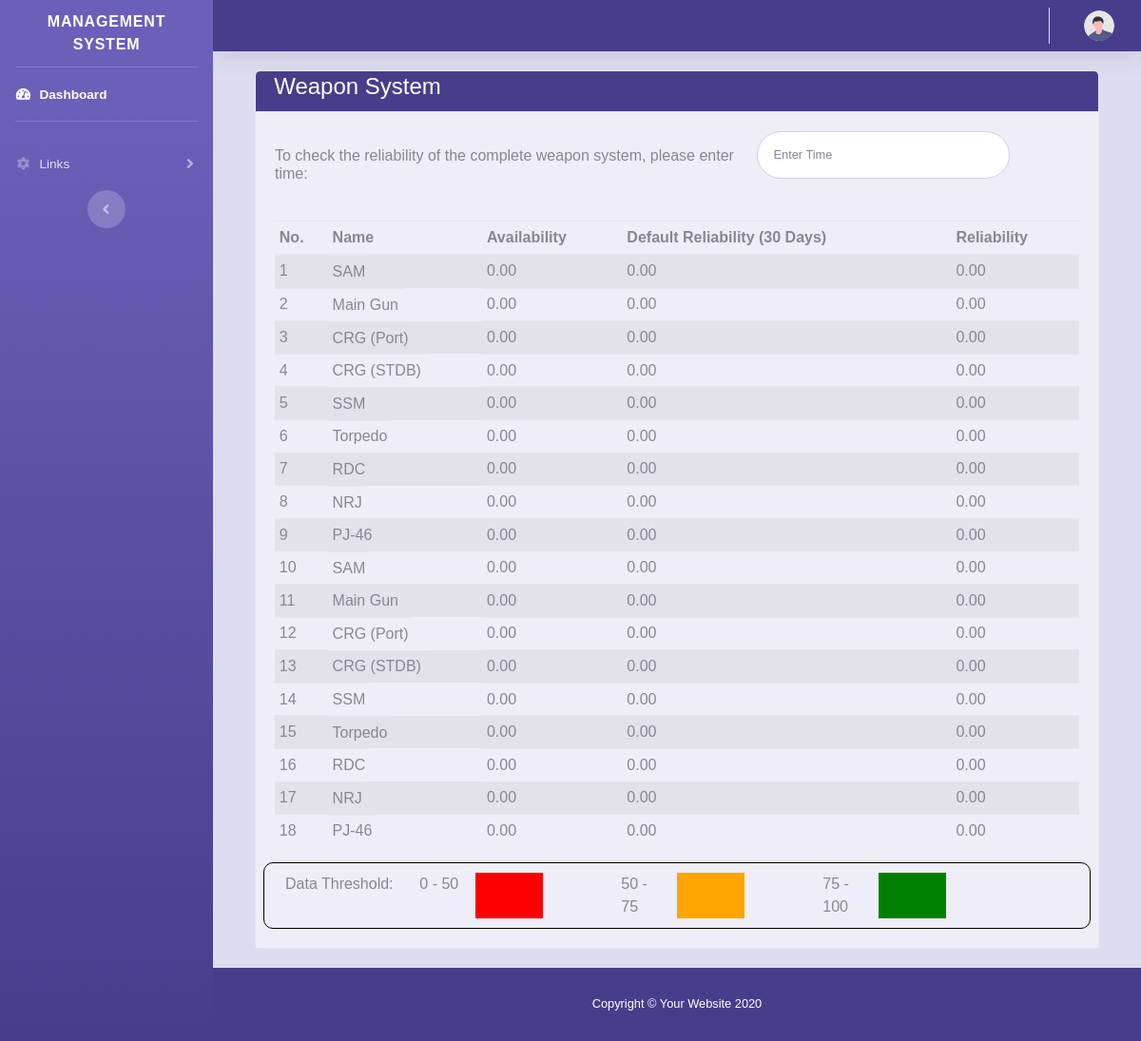
/WEO, run on the app's committed database.
### tables this page shows
CREATE TABLE `controller_data` (
  `ID` bigint(20) NOT NULL,
  `Controller_type` varchar(30) NOT NULL,
  `Controller_Name` varchar(30) NOT NULL,
  `Controller_Code` varchar(30),
  `Ship_ID` bigint(20),
  `ESWB` varchar(30) NOT NULL,
  `Includes` varchar(50) DEFAULT NULL,
  `Not_Includes` varchar(50) DEFAULT NULL,
  `Associated_Equipment` varchar(50) DEFAULT NULL,
  `MTBF` decimal(8,2) DEFAULT NULL,
  `MTTR` decimal(8,2) DEFAULT NULL,
  `Availability` decimal(8,2) DEFAULT NULL,
  `Reliability` decimal(8,2) DEFAULT NULL,
  `Default_Reliability` decimal(8,2) DEFAULT 0.00,
  `Comission_date` date DEFAULT NULL,
  `Total_Equipped` int
);

### application/controllers/WEO.php (called while the page is built, shortened)
<?php if (!defined('BASEPATH')) exit('No direct script access allowed');
class WEO extends CI_Controller
{
    public function index($weapon = NULL)
    {
        $data['controller_data'] = $this->db->where('Controller_type', 'Weapon')->get('controller_data')->result_array();
        $this->load->view('weo/weo', $data);
    }
}

### index.php (called while the page is built, shortened)
<?php
require_once BASEPATH.'core/CodeIgniter.php';

### application/views/weo/weo.php (the view, shortened to what this page needs)
<div class="container">
    <div class="card-body">
        <div class="row">
            <div class="col-lg-12">
                <div class="card">
                    <div class="card-header bg-custom1 ">
                        <h1 class="h4 text-white">Weapon System</h1>
                    </div>
                    <div class="card-body bg-custom3">
                        <form class="user" role="form" id="update_form" method="post" action="">
                            <div class="form-group row ">
                                <div class="col-sm-7 my-3">
                                    <h6>To check the reliability of the complete weapon system, please enter time:</h6>
                                </div>
                                <div class="col-sm-4 mb-1">
                                    <input type="text" class="form-control form-control-user" name="time" id="system_time" placeholder="Enter Time">
                                </div>
                            </div>
                            <div id="table_div">
                                <?php if (isset($controller_data)) {
                                    if (count($controller_data) > 0) { ?>
                                        <table id="datatable" class="table table-sm table-striped bg-custom3">
                                            <thead>
                                                <tr>
                                                    <th scope="col">No.</th>
                                                    <th scope="col">Name</th>
                                                    <th scope="col">Availability</th>
                                                    <th scope="col">Default Reliability (30 Days)</th>
                                                    <th scope="col">Reliability</th>
                                                </tr>
                                            </thead>
                                            <tbody id="table_rows">
                                                <?php $count = 0;
                                                foreach ($controller_data as $data) { ?>
                                                    <tr>
                                                        <td scope="row"><?= ++$count; ?></td>
                                                        <td type="button" scope="row" id="weapon_name<?= $count ?>" value="<?= $data['Controller_Name']; ?>" data-toggle="modal" data-target="#<?= $data['Controller_Code']; ?>"><?= $data['Controller_Name']; ?></td>
                                                        <td scope="row" id="avail<?= $count ?>"><?= $data['Availability']; ?></td>
                                                        <td scope="row" id="reldefault<?= $count ?>"><?= $data['Default_Reliability']; ?></td>
                                                        <td scope="row" id="rel<?= $count ?>"><?= $data['Reliability']; ?></td>
                                                    </tr>
                                                <?php } ?>
                                            </tbody>
                                        </table>
                                    <?php } else { ?>
                                        <div class="card-header">
                                            <h1 class="h4 text-gray-900">No records Available</h1>
                                        </div>
                                    <?php }
                                } else { ?>
                                    <a> No Record Available. </a>
                                <?php  } ?>
                            </div>
                            <div class="row" style="border:1px solid black;padding:10px; border-radius:10px;">
                                <div class="col-lg-2">Data Threshold:</div>
                                <div class="col-lg-1">0 - 50 </div>
                                <div class="col-lg-1" style="background:#ff0000;"></div>
                                <div class="col-lg-1"> </div>
                                <div class="col-lg-1">50 - 75</div>
                                <div class="col-lg-1" style="background:#ffa500;"></div>
                                <div class="col-lg-1"> </div>
                                <div class="col-lg-1">75 - 100</div>
                                <div class="col-lg-1" style="background:#008000;"></div>
                                <div class="col-lg-1"> </div>
                            </div>
                        </form>
                    </div>
                </div>
            </div>
        </div>
    </div>
</div>
</div>

### application/views/weo/weo.php (style rules this page uses)
body { font-family: Arial, sans-serif; }

### data on the page
controller_data: Controller_Name "SAM", Availability "0.00", Default_Reliability "0.00", Reliability "0.00"
controller_data: Controller_Name "Main Gun", Availability "0.00", Default_Reliability "0.00", Reliability "0.00"
controller_data: Controller_Name "CRG (Port)", Availability "0.00", Default_Reliability "0.00", Reliability "0.00"
controller_data: Controller_Name "CRG (STDB)", Availability "0.00", Default_Reliability "0.00", Reliability "0.00"
controller_data: Controller_Name "SSM", Availability "0.00", Default_Reliability "0.00", Reliability "0.00"
controller_data: Controller_Name "Torpedo", Availability "0.00", Default_Reliability "0.00", Reliability "0.00"
controller_data: Controller_Name "RDC", Availability "0.00", Default_Reliability "0.00", Reliability "0.00"
controller_data: Controller_Name "NRJ", Availability "0.00", Default_Reliability "0.00", Reliability "0.00"
controller_data: Controller_Name "PJ-46", Availability "0.00", Default_Reliability "0.00", Reliability "0.00"
controller_data: Controller_Name "SAM", Availability "0.00", Default_Reliability "0.00", Reliability "0.00"
controller_data: Controller_Name "Main Gun", Availability "0.00", Default_Reliability "0.00", Reliability "0.00"
controller_data: Controller_Name "CRG (Port)", Availability "0.00", Default_Reliability "0.00", Reliability "0.00"
controller_data: Controller_Name "CRG (STDB)", Availability "0.00", Default_Reliability "0.00", Reliability "0.00"
controller_data: Controller_Name "SSM", Availability "0.00", Default_Reliability "0.00", Reliability "0.00"
controller_data: Controller_Name "Torpedo", Availability "0.00", Default_Reliability "0.00", Reliability "0.00"
controller_data: Controller_Name "RDC", Availability "0.00", Default_Reliability "0.00", Reliability "0.00"
controller_data: Controller_Name "NRJ", Availability "0.00", Default_Reliability "0.00", Reliability "0.00"
controller_data: Controller_Name "PJ-46", Availability "0.00", Default_Reliability "0.00", Reliability "0.00"
